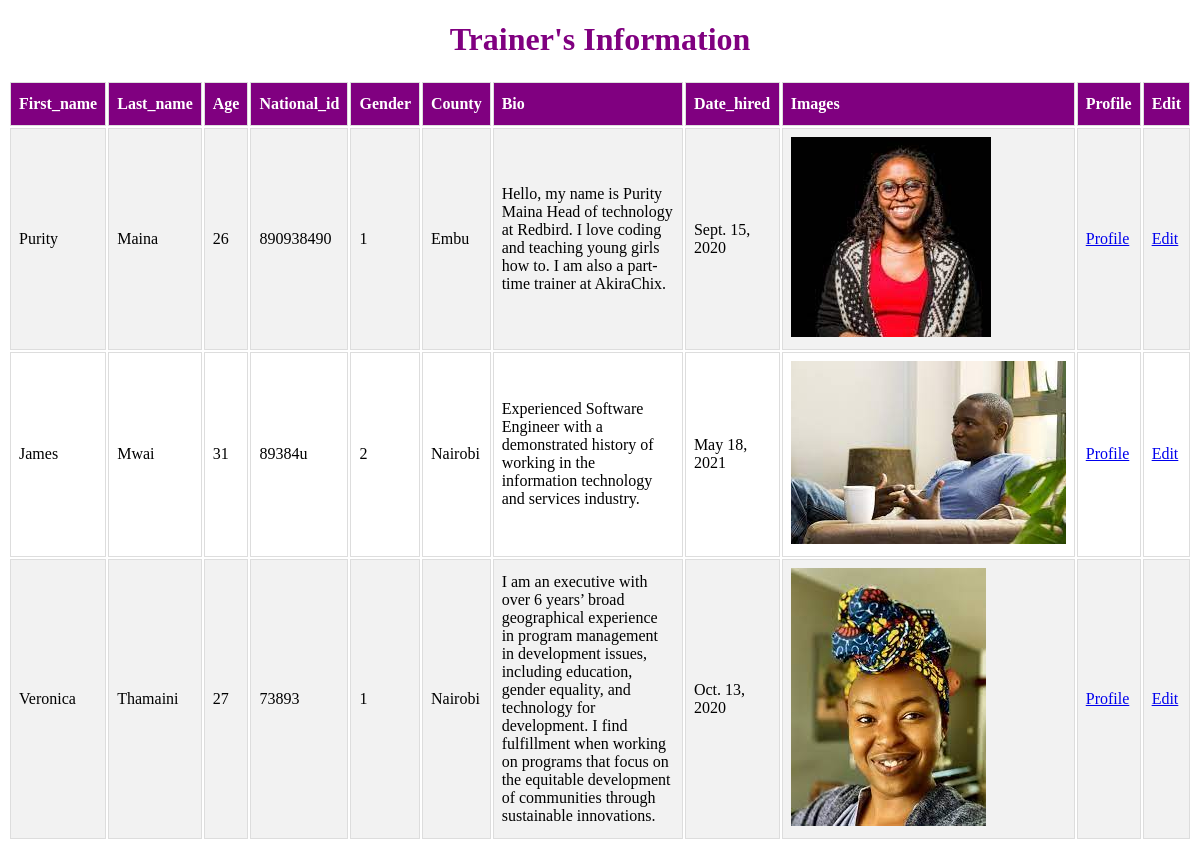
/trainer/list/, run on an earlier commit of the app's database.
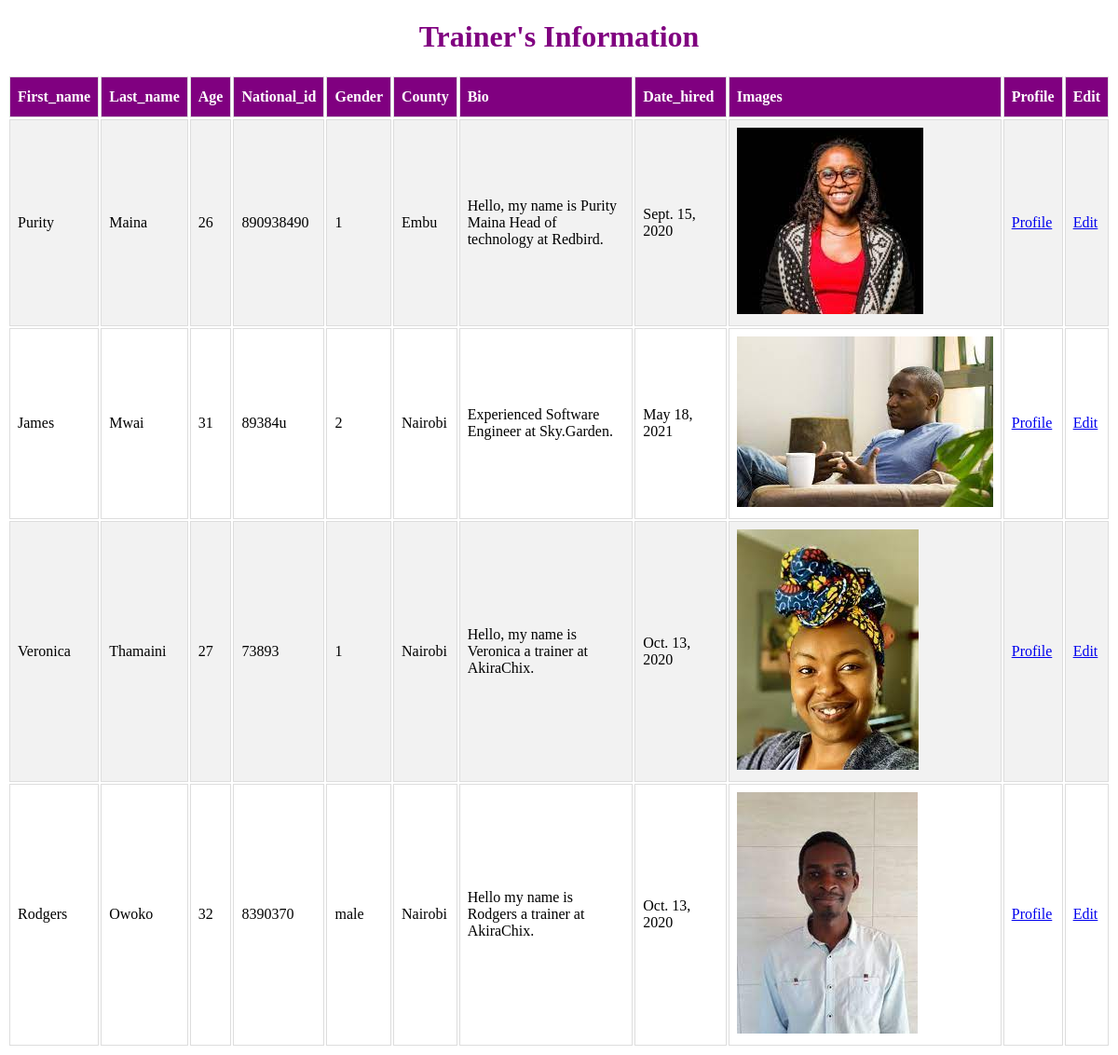
And on a later commit of the database.
### trainer/models.py (models this page shows, shortened)
class Trainer(models.Model):
    first_name=models.CharField(max_length=12, null=True)
    last_name=models.CharField(max_length=12, null=True)
    age=models.PositiveSmallIntegerField(null=True)
    national_id=models.CharField(max_length=20,null=True)
    nationality=(
        ('1','Kenyan'),
        ('2','Rwandan'),
        ('3','SouthSudanese'),
        ('4','Ugandan'),
    )
    nationality=models.CharField(
        max_length=15 , choices=nationality
    ,null=True)
    gender=(
        ('Female','Female'),
        ('male','Male'),
        ('Other','Other'),
    )
    gender=models.CharField(max_length=15,choices=gender)
    email_adress=models.EmailField(null=True)
    county=models.CharField(max_length=15,null=True)
    image=models.ImageField(upload_to ="images/",null=True)
    bio=models.TextField(null=True)
    contract=models.FileField(upload_to="documents/",null=True)
    date_hired=models.DateField(null=True)
    languages=(
        ('English','English'),
        ('Swahili','Swahili'),
        ('French','French'),
        ('Kinyarwanda','Kinyaruanda'),
    )
    languages=models.CharField(max_length=15,choices=languages,null=True)

### trainer/views.py (the view)
# urls.py: path("list/",trainers_list,name="trainers_list"),
def trainers_list(request):
    trainers=Trainer.objects.all()
    return render(request,"trainers_list.html",{"trainers":trainers})

### trainer/templates/trainers_list.html (shortened to what this page needs)
<!DOCTYPE html>
<html lang="en">
<head>
</head>
<body>
    <h1 class="title">Trainer's Information</h1>
    <table id="table">
        <tr>
        <th>First_name</th>
        <th>Last_name</th>
        <th>Age</th>
        <th>National_id</th>
        <th>Gender</th>
        <th>County</th>
        <th>Bio</th>
        <th>Date_hired</th>
        <th>Images</th>
        <th>Profile</th>
        <th>Edit</th>
    </tr>
    {% for trainer in trainers%}
    <tr>
        <td> {{trainer.first_name}}</td>
        <td> {{trainer.last_name}}</td>
        <td> {{trainer.age}}</td>
        <td> {{trainer.national_id}}</td>
        <td> {{trainer.gender}}</td>
        <td> {{trainer.county}}</td>
        <td> {{trainer.bio}}</td>
        <td> {{trainer.date_hired}}</td>
        {% if trainer.image %}
        <td> <img class="picha" src="{{trainer.image.url}}"></td>
        {% endif %}
        <td>
            <a href="{% url 'trainer_profile' id=trainer.id%}"> Profile</a>
        </td>
        <td>
            <a href="{% url 'edit_trainer' id=trainer.id%}"> Edit</a>
        </td>
    </tr>
    {% endfor %}
</table>
</body>
</html>

### trainer/templates/trainers_list.html (style rules this page uses)
#table { width: 100%; }
#table td, #table th { border: 1px solid #ddd; padding: 8px; }
#table tr:nth-child(even) { background-color: #f2f2f2; }
#table th { padding-top: 12px; padding-bottom: 12px; text-align: left; background-color: purple; color: white; }
.title { text-align: center; color: purple; }

What changed in the data, as far as the page shows it:
changed Trainer "Purity": bio "Hello, my name is Purity Maina Head of technology at Redbird. I love coding and teaching young girls how to. I am also a part-time trainer at AkiraChix." → "Hello, my name is Purity Maina Head of technology at Redbird."
changed Trainer "James": bio "Experienced Software Engineer with a demonstrated history of working in the information technology and services industry." → "Experienced Software Engineer at Sky.Garden."
changed Trainer "Veronica": bio "I am an executive with over 6 years’ broad geographical experience in program management in development issues, including education, gender equality, and technology for development. I find fulfillment when working on programs that focus on the equitable development of communities through sustainable innovations." → "Hello, my name is Veronica a trainer at AkiraChix."
added Trainer: first_name "Rodgers", last_name "Owoko", age "32", national_id "8390370", gender "male", county "Nairobi", bio "Hello my name is Rodgers a trainer at AkiraChix.", date_hired "Oct. 13, 2020", image (picture)
